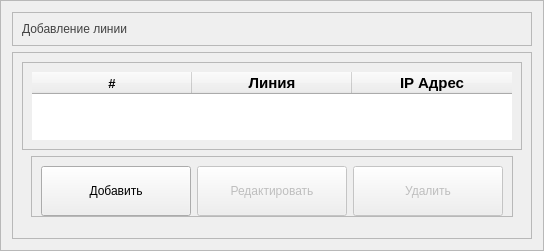
                  <widget class="QFrame" name="addLine_Frame">
                   <property name="sizePolicy">
                    <sizepolicy hsizetype="Expanding" vsizetype="Preferred">
                     <horstretch>0</horstretch>
                     <verstretch>0</verstretch>
                    </sizepolicy>
                   </property>
                   <property name="styleSheet">
                    <string notr="true">QLineEdit{
	color: rgb(66, 66, 66);
	selection-color: rgb(255, 0, 255);
}
</string>
                   </property>
                   <property name="frameShape">
                    <enum>QFrame::StyledPanel</enum>
                   </property>
                   <property name="frameShadow">
                    <enum>QFrame::Raised</enum>
                   </property>
                   <layout class="QVBoxLayout" name="verticalLayout_31">
                    <item>
                     <widget class="QFrame" name="frame_13">
                      <property name="sizePolicy">
                       <sizepolicy hsizetype="Preferred" vsizetype="Fixed">
                        <horstretch>0</horstretch>
                        <verstretch>0</verstretch>
                       </sizepolicy>
                      </property>
                      <property name="styleSheet">
                       <string notr="true">color: rgb(66, 66, 66);
	font: 20pt &quot;Segoe UI&quot;;</string>
                      </property>
                      <property name="frameShape">
                       <enum>QFrame::StyledPanel</enum>
                      </property>
                      <property name="frameShadow">
                       <enum>QFrame::Raised</enum>
                      </property>
                      <layout class="QVBoxLayout" name="verticalLayout_30">
                       <item alignment="Qt::AlignLeft|Qt::AlignTop">
                        <widget class="QLabel" name="label_7">
                         <property name="text">
                          <string>Добавление линии</string>
                         </property>
                        </widget>
                       </item>
                      </layout>
                     </widget>
                    </item>
                    <item>
                     <widget class="QFrame" name="frame_14">
                      <property name="frameShape">
                       <enum>QFrame::StyledPanel</enum>
                      </property>
                      <property name="frameShadow">
                       <enum>QFrame::Raised</enum>
                      </property>
                      <layout class="QVBoxLayout" name="verticalLayout_36">
                       <item>
                        <widget class="QFrame" name="listLineContainer">
                         <property name="frameShape">
                          <enum>QFrame::StyledPanel</enum>
                         </property>
                         <property name="frameShadow">
                          <enum>QFrame::Raised</enum>
                         </property>
                         <layout class="QVBoxLayout" name="verticalLayout_37">
                          <item>
                           <widget class="QTableWidget" name="currentLine_Tab">
                            <property name="enabled">
                             <bool>true</bool>
                            </property>
                            <property name="sizePolicy">
                             <sizepolicy hsizetype="Fixed" vsizetype="Expanding">
                              <horstretch>0</horstretch>
                              <verstretch>0</verstretch>
                             </sizepolicy>
                            </property>
                            <property name="minimumSize">
                             <size>
                              <width>0</width>
                              <height>0</height>
                             </size>
                            </property>
                            <property name="maximumSize">
                             <size>
                              <width>16777215</width>
                              <height>16777215</height>
                             </size>
                            </property>
                            <property name="frameShape">
                             <enum>QFrame::NoFrame</enum>
                            </property>
                            <property name="verticalScrollBarPolicy">
                             <enum>Qt::ScrollBarAlwaysOff</enum>
                            </property>
                            <property name="horizontalScrollBarPolicy">
                             <enum>Qt::ScrollBarAlwaysOff</enum>
                            </property>
                            <property name="sizeAdjustPolicy">
                             <enum>QAbstractScrollArea::AdjustToContents</enum>
                            </property>
                            <property name="autoScroll">
                             <bool>true</bool>
                            </property>
                            <property name="autoScrollMargin">
                             <number>16</number>
                            </property>
                            <property name="editTriggers">
                             <set>QAbstractItemView::NoEditTriggers</set>
                            </property>
                            <property name="selectionMode">
                             <enum>QAbstractItemView::SingleSelection</enum>
                            </property>
                            <property name="selectionBehavior">
                             <enum>QAbstractItemView::SelectRows</enum>
                            </property>
                            <property name="showGrid">
                             <bool>true</bool>
                            </property>
                            <property name="gridStyle">
                             <enum>Qt::SolidLine</enum>
                            </property>
                            <property name="wordWrap">
                             <bool>true</bool>
                            </property>
                            <property name="cornerButtonEnabled">
                             <bool>true</bool>
                            </property>
                            <property name="rowCount">
                             <number>0</number>
                            </property>
                            <property name="columnCount">
                             <number>3</number>
                            </property>
                            <attribute name="horizontalHeaderVisible">
                             <bool>true</bool>
                            </attribute>
                            <attribute name="horizontalHeaderCascadingSectionResizes">
                             <bool>true</bool>
                            </attribute>
                            <attribute name="horizontalHeaderMinimumSectionSize">
                             <number>0</number>
                            </attribute>
                            <attribute name="horizontalHeaderDefaultSectionSize">
                             <number>160</number>
                            </attribute>
                            <attribute name="horizontalHeaderHighlightSections">
                             <bool>false</bool>
                            </attribute>
                            <attribute name="horizontalHeaderStretchLastSection">
                             <bool>false</bool>
                            </attribute>
                            <attribute name="verticalHeaderVisible">
                             <bool>false</bool>
                            </attribute>
                            <attribute name="verticalHeaderMinimumSectionSize">
                             <number>25</number>
                            </attribute>
                            <attribute name="verticalHeaderDefaultSectionSize">
                             <number>30</number>
                            </attribute>
                            <attribute name="verticalHeaderHighlightSections">
                             <bool>false</bool>
                            </attribute>
                            <attribute name="verticalHeaderStretchLastSection">
                             <bool>false</bool>
                            </attribute>
                            <column>
                             <property name="text">
                              <string>#</string>
                             </property>
                             <property name="font">
                              <font>
                               <pointsize>10</pointsize>
                               <bold>true</bold>
                              </font>
                             </property>
                            </column>
                            <column>
                             <property name="text">
                              <string>Линия</string>
                             </property>
                             <property name="font">
                              <font>
                               <pointsize>11</pointsize>
                               <bold>true</bold>
                              </font>
                             </property>
                            </column>
                            <column>
                             <property name="text">
                              <string>IP Адрес</string>
                             </property>
                             <property name="font">
                              <font>
                               <pointsize>11</pointsize>
                               <bold>true</bold>
                              </font>
                             </property>
                            </column>
                           </widget>
                          </item>
                         </layout>
                        </widget>
                       </item>
                       <item alignment="Qt::AlignHCenter">
                        <widget class="QFrame" name="lineButtonContainer">
                         <property name="frameShape">
                          <enum>QFrame::StyledPanel</enum>
                         </property>
                         <property name="frameShadow">
                          <enum>QFrame::Raised</enum>
                         </property>
                         <layout class="QHBoxLayout" name="horizontalLayout_16">
                          <property name="bottomMargin">
                           <number>0</number>
                          </property>
                          <item>
                           <widget class="QPushButton" name="addLineBtn">
                            <property name="minimumSize">
                             <size>
                              <width>150</width>
                              <height>50</height>
                             </size>
                            </property>
                            <property name="maximumSize">
                             <size>
                              <width>150</width>
                              <height>16777215</height>
                             </size>
                            </property>
                            <property name="text">
                             <string>Добавить</string>
                            </property>
                           </widget>
                          </item>
                          <item>
                           <widget class="QPushButton" name="editLineBtn">
                            <property name="enabled">
                             <bool>false</bool>
                            </property>
                            <property name="minimumSize">
                             <size>
                              <width>150</width>
                              <height>50</height>
                             </size>
                            </property>
                            <property name="maximumSize">
                             <size>
                              <width>150</width>
                              <height>16777215</height>
                             </size>
                            </property>
                            <property name="text">
                             <string>Редактировать</string>
                            </property>
                           </widget>
                          </item>
                          <item>
                           <widget class="QPushButton" name="deleteLineBtn">
                            <property name="enabled">
                             <bool>false</bool>
                            </property>
                            <property name="minimumSize">
                             <size>
                              <width>150</width>
                              <height>50</height>
                             </size>
                            </property>
                            <property name="maximumSize">
                             <size>
                              <width>150</width>
                              <height>16777215</height>
                             </size>
                            </property>
                            <property name="text">
                             <string>Удалить</string>
                            </property>
                           </widget>
                          </item>
                         </layout>
                        </widget>
                       </item>
                       <item>
                        <widget class="QFrame" name="editLineContainer">
                         <property name="sizePolicy">
                          <sizepolicy hsizetype="Preferred" vsizetype="Minimum">
                           <horstretch>0</horstretch>
                           <verstretch>0</verstretch>
                          </sizepolicy>
                         </property>
                         <property name="maximumSize">
                          <size>
                           <width>16777215</width>
                           <height>0</height>
                          </size>
                         </property>
                         <property name="styleSheet">
                          <string notr="true">QLineEdit{
	
	color: rgb(66, 66, 66);
}</string>
                         </property>
                         <property name="frameShape">
                          <enum>QFrame::StyledPanel</enum>
                         </property>
                         <property name="frameShadow">
                          <enum>QFrame::Raised</enum>
                         </property>
                         <layout class="QHBoxLayout" name="horizontalLayout_33">
                          <property name="spacing">
                           <number>0</number>
                          </property>
                          <property name="leftMargin">
                           <number>0</number>
                          </property>
                          <property name="topMargin">
                           <number>0</number>
                          </property>
                          <property name="rightMargin">
                           <number>0</number>
                          </property>
                          <property name="bottomMargin">
                           <number>0</number>
                          </property>
                          <item>
                           <widget class="QFrame" name="frame_37">
                            <property name="frameShape">
                             <enum>QFrame::StyledPanel</enum>
                            </property>
                            <property name="frameShadow">
                             <enum>QFrame::Raised</enum>
                            </property>
                            <layout class="QVBoxLayout" name="verticalLayout_45">
                             <item>
                              <widget class="QFrame" name="frame_38">
                               <property name="frameShape">
                                <enum>QFrame::StyledPanel</enum>
                               </property>
                               <property name="frameShadow">
                                <enum>QFrame::Raised</enum>
                               </property>
                               <layout class="QHBoxLayout" name="horizontalLayout_31">
                                <item>
                                 <widget class="QLineEdit" name="lineNameUpdate">
                                  <property name="sizePolicy">
                                   <sizepolicy hsizetype="Preferred" vsizetype="Fixed">
                                    <horstretch>0</horstretch>
                                    <verstretch>0</verstretch>
                                   </sizepolicy>
                                  </property>
                                  <property name="inputMask">
                                   <string/>
                                  </property>
                                  <property name="placeholderText">
                                   <string>Название линии</string>
                                  </property>
                                 </widget>
                                </item>
                               </layout>
                              </widget>
                             </item>
                             <item>
                              <widget class="QFrame" name="frame_39">
                               <property name="frameShape">
                                <enum>QFrame::StyledPanel</enum>
                               </property>
                               <property name="frameShadow">
                                <enum>QFrame::Raised</enum>
                               </property>
                               <layout class="QHBoxLayout" name="horizontalLayout_32">
                                <item>
                                 <widget class="QLineEdit" name="lineIPUpdate">
                                  <property name="sizePolicy">
                                   <sizepolicy hsizetype="Preferred" vsizetype="Fixed">
                                    <horstretch>0</horstretch>
                                    <verstretch>0</verstretch>
                                   </sizepolicy>
                                  </property>
                                  <property name="placeholderText">
                                   <string>IP адрес</string>
                                  </property>
                                 </widget>
                                </item>
                               </layout>
                              </widget>
                             </item>
                            </layout>
                           </widget>
                          </item>
                          <item>
                           <widget class="QFrame" name="frame_40">
                            <property name="sizePolicy">
                             <sizepolicy hsizetype="Maximum" vsizetype="Fixed">
                              <horstretch>0</horstretch>
                              <verstretch>0</verstretch>
                             </sizepolicy>
                            </property>
                            <property name="styleSheet">
                             <string notr="true"/>
                            </property>
                            <property name="frameShape">
                             <enum>QFrame::StyledPanel</enum>
                            </property>
                            <property name="frameShadow">
                             <enum>QFrame::Raised</enum>
                            </property>
                            <layout class="QVBoxLayout" name="verticalLayout_46">
                             <item>
                              <widget class="QPushButton" name="editLineConfirmBtn">
                               <property name="minimumSize">
                                <size>
                                 <width>150</width>
                                 <height>50</height>
                                </size>
                               </property>
                               <property name="maximumSize">
                                <size>
                                 <width>150</width>
                                 <height>16777215</height>
                                </size>
                               </property>
                               <property name="styleSheet">
                                <string notr="true"/>
                               </property>
                               <property name="text">
                                <string>Редактировать</string>
                               </property>
                              </widget>
                             </item>
                             <item>
                              <widget class="QPushButton" name="editLineCanselBtn">
                               <property name="minimumSize">
                                <size>
                                 <width>0</width>
                                 <height>50</height>
                                </size>
                               </property>
                               <property name="maximumSize">
                                <size>
                                 <width>150</width>
                                 <height>16777215</height>
                                </size>
                               </property>
                               <property name="text">
                                <string>Отмена</string>
                               </property>
                              </widget>
                             </item>
                            </layout>
                           </widget>
                          </item>
                         </layout>
                        </widget>
                       </item>
                       <item>
                        <widget class="QFrame" name="addLineContainer">
                         <property name="maximumSize">
                          <size>
                           <width>16777215</width>
                           <height>0</height>
                          </size>
                         </property>
                         <property name="frameShape">
                          <enum>QFrame::StyledPanel</enum>
                         </property>
                         <property name="frameShadow">
                          <enum>QFrame::Raised</enum>
                         </property>
                         <layout class="QHBoxLayout" name="horizontalLayout_20">
                          <property name="spacing">
                           <number>0</number>
                          </property>
                          <property name="leftMargin">
                           <number>0</number>
                          </property>
                          <property name="topMargin">
                           <number>0</number>
                          </property>
                          <property name="rightMargin">
                           <number>0</number>
                          </property>
                          <property name="bottomMargin">
                           <number>0</number>
                          </property>
                          <item alignment="Qt::AlignVCenter">
                           <widget class="QFrame" name="frame_24">
                            <property name="frameShape">
                             <enum>QFrame::StyledPanel</enum>
                            </property>
                            <property name="frameShadow">
                             <enum>QFrame::Raised</enum>
                            </property>
                            <layout class="QVBoxLayout" name="verticalLayout_38">
                             <item>
                              <widget class="QFrame" name="frame_25">
                               <property name="frameShape">
                                <enum>QFrame::StyledPanel</enum>
                               </property>
                               <property name="frameShadow">
                                <enum>QFrame::Raised</enum>
                               </property>
                               <layout class="QHBoxLayout" name="horizontalLayout_17">
                                <item>
                                 <widget class="QLineEdit" name="lineNameEdit">
                                  <property name="sizePolicy">
                                   <sizepolicy hsizetype="Preferred" vsizetype="Fixed">
                                    <horstretch>0</horstretch>
                                    <verstretch>0</verstretch>
                                   </sizepolicy>
                                  </property>
                                  <property name="inputMask">
                                   <string/>
                                  </property>
                                  <property name="placeholderText">
                                   <string>Название линии</string>
                                  </property>
                                 </widget>
                                </item>
                               </layout>
                              </widget>
                             </item>
                             <item>
                              <widget class="QFrame" name="frame_26">
                               <property name="frameShape">
                                <enum>QFrame::StyledPanel</enum>
                               </property>
                               <property name="frameShadow">
                                <enum>QFrame::Raised</enum>
                               </property>
                               <layout class="QHBoxLayout" name="horizontalLayout_18">
                                <item>
                                 <widget class="QLineEdit" name="lineIPEdit">
                                  <property name="sizePolicy">
                                   <sizepolicy hsizetype="Preferred" vsizetype="Fixed">
                                    <horstretch>0</horstretch>
                                    <verstretch>0</verstretch>
                                   </sizepolicy>
                                  </property>
                                  <property name="placeholderText">
                                   <string>IP адрес</string>
                                  </property>
                                 </widget>
                                </item>
                               </layout>
                              </widget>
                             </item>
                            </layout>
                           </widget>
                          </item>
                          <item>
                           <widget class="QFrame" name="frame_28">
                            <property name="sizePolicy">
                             <sizepolicy hsizetype="Maximum" vsizetype="Fixed">
                              <horstretch>0</horstretch>
                              <verstretch>0</verstretch>
                             </sizepolicy>
                            </property>
                            <property name="styleSheet">
                             <string notr="true"/>
                            </property>
                            <property name="frameShape">
                             <enum>QFrame::StyledPanel</enum>
                            </property>
                            <property name="frameShadow">
                             <enum>QFrame::Raised</enum>
                            </property>
                            <layout class="QVBoxLayout" name="verticalLayout_39">
                             <item>
                              <widget class="QPushButton" name="addLineConfirmBtn">
                               <property name="minimumSize">
                                <size>
                                 <width>150</width>
                                 <height>50</height>
                                </size>
                               </property>
                               <property name="maximumSize">
                                <size>
                                 <width>150</width>
                                 <height>16777215</height>
                                </size>
                               </property>
                               <property name="styleSheet">
                                <string notr="true"/>
                               </property>
                               <property name="text">
                                <string>Добавить</string>
                               </property>
                              </widget>
                             </item>
                             <item>
                              <widget class="QPushButton" name="addLineCanselBtn">
                               <property name="minimumSize">
                                <size>
                                 <width>0</width>
                                 <height>50</height>
                                </size>
                               </property>
                               <property name="maximumSize">
                                <size>
                                 <width>150</width>
                                 <height>16777215</height>
                                </size>
                               </property>
                               <property name="text">
                                <string>Отмена</string>
                               </property>
                              </widget>
                             </item>
                            </layout>
                           </widget>
                          </item>
                         </layout>
                        </widget>
                       </item>
                      </layout>
                     </widget>
                    </item>
                   </layout>
                  </widget>
